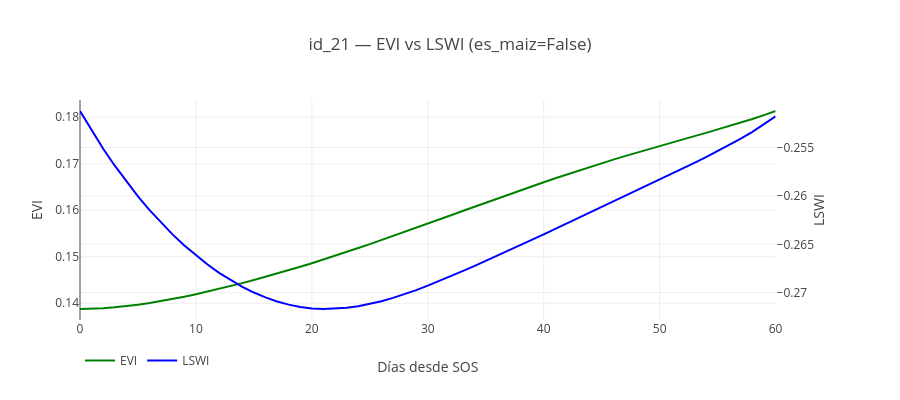
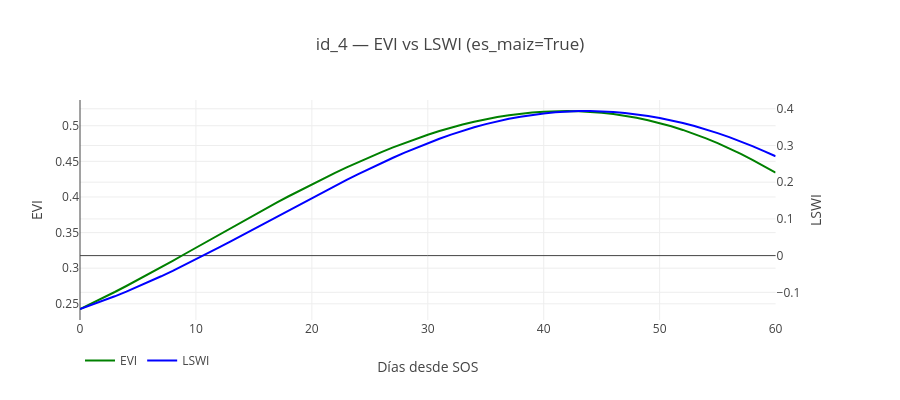
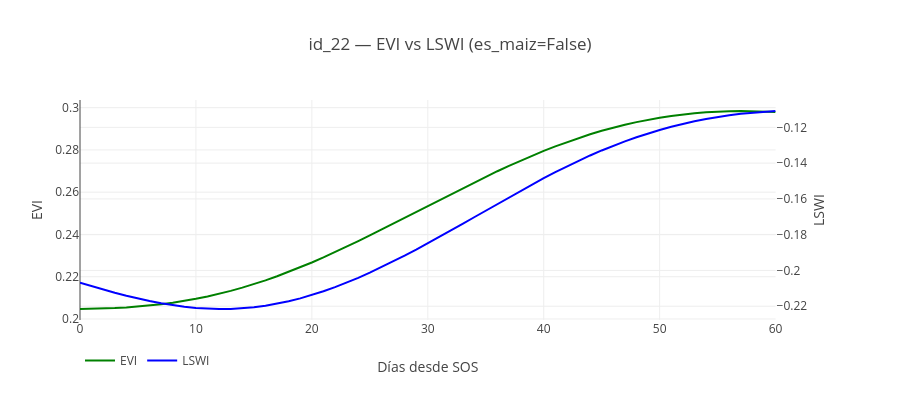

Notebook code for these charts, in order:
### Code cell
# Celda — Graficar EVI y LSWI de id_21 (y contraste rápido con un maíz típico y otro no-maíz "fácil")

import plotly.graph_objects as go
from plotly.subplots import make_subplots

def graficar_evi_lswi(id_p, ventana=60):
    fila = df_meta_final[df_meta_final['id_parcela'] == id_p]
    if fila.empty:
        print(f"❌ id_{id_p} no encontrado en df_meta_final")
        return
    idx = fila.index[0]

    serie_evi = matriz_evi_100[idx, :ventana + 1]
    serie_lswi = matriz_lswi_100[idx, :ventana + 1]
    dias = np.arange(ventana + 1)

    fig = make_subplots(specs=[[{"secondary_y": True}]])
    fig.add_trace(go.Scatter(x=dias, y=serie_evi, mode="lines", name="EVI",
                              line=dict(color="green", width=2)), secondary_y=False)
    fig.add_trace(go.Scatter(x=dias, y=serie_lswi, mode="lines", name="LSWI",
                              line=dict(color="blue", width=2)), secondary_y=True)

    es_maiz = fila['es_maiz'].iloc[0]
    fig.update_layout(
        title=f"id_{id_p} — EVI vs LSWI (es_maiz={es_maiz})",
        xaxis_title="Días desde SOS", height=400,
        legend=dict(orientation="h", yanchor="bottom", y=-0.25)
    )
    fig.update_yaxes(title_text="EVI", secondary_y=False)
    fig.update_yaxes(title_text="LSWI", secondary_y=True)
    fig.show()

    # Correlación cruda, para contrastar contra lo ya calculado
    r = np.corrcoef(serie_evi, serie_lswi)[0, 1]
    print(f"id_{id_p}: correlación EVI-LSWI (0-{ventana} días) = {r:.4f}")
    print(f"  EVI  -> min={serie_evi.min():.4f} max={serie_evi.max():.4f}")
    print(f"  LSWI -> min={serie_lswi.min():.4f} max={serie_lswi.max():.4f}")

# El caso a investigar
graficar_evi_lswi(21)

# Contraste: un maíz "típico" (baja distancia Mahalanobis en el LOOCV, ej. id_4) y
# un no-maíz "fácil" de separar (ej. id_22, alta distancia y comportamiento normal de f6)
graficar_evi_lswi(4)
graficar_evi_lswi(22)

### Figure 1 — Plotly figure (JSON) as saved in the notebook; plotly's stock layout.template omitted (floating-point values rounded to 4 significant figures)
{"data": [{"line": {"color": "green", "width": 2}, "mode": "lines", "name": "EVI", "type": "scatter", "x": [0, 1, 2, 3, 4, 5, 6, 7, 8, 9, 10, 11, 12, 13, 14, 15, 16, 17, 18, 19, 20, 21, 22, 23, 24, 25, 26, 27, 28, 29, 30, 31, 32, 33, 34, 35, 36, 37, 38, 39, 40, 41, 42, 43, 44, 45, 46, 47, 48, 49, 50, 51, 52, 53, 54, 55, 56, 57, 58, 59, 60], "xaxis": "x", "y": [0.1388, 0.1388, 0.1389, 0.1391, 0.1394, 0.1397, 0.1401, 0.1405, 0.1409, 0.1414, 0.1419, 0.1425, 0.1431, 0.1437, 0.1443, 0.145, 0.1457, 0.1464, 0.1471, 0.1478, 0.1486, 0.1494, 0.1502, 0.151, 0.1519, 0.1527, 0.1536, 0.1545, 0.1553, 0.1562, 0.1571, 0.158, 0.1589, 0.1598, 0.1607, 0.1616, 0.1625, 0.1634, 0.1643, 0.1652, 0.166, 0.1669, 0.1677, 0.1685, 0.1693, 0.1701, 0.1709, 0.1716, 0.1724, 0.1731, 0.1738, 0.1745, 0.1752, 0.1759, 0.1766, 0.1773, 0.1781, 0.1788, 0.1796, 0.1804, 0.1813], "yaxis": "y"}, {"line": {"color": "blue", "width": 2}, "mode": "lines", "name": "LSWI", "type": "scatter", "x": [0, 1, 2, 3, 4, 5, 6, 7, 8, 9, 10, 11, 12, 13, 14, 15, 16, 17, 18, 19, 20, 21, 22, 23, 24, 25, 26, 27, 28, 29, 30, 31, 32, 33, 34, 35, 36, 37, 38, 39, 40, 41, 42, 43, 44, 45, 46, 47, 48, 49, 50, 51, 52, 53, 54, 55, 56, 57, 58, 59, 60], "xaxis": "x", "y": [-0.2512, -0.2532, -0.2551, -0.2569, -0.2585, -0.26, -0.2615, -0.2628, -0.264, -0.2651, -0.2662, -0.2671, -0.2679, -0.2687, -0.2694, -0.27, -0.2705, -0.2709, -0.2712, -0.2715, -0.2716, -0.2717, -0.2717, -0.2716, -0.2714, -0.2712, -0.2709, -0.2705, -0.2702, -0.2697, -0.2693, -0.2688, -0.2683, -0.2678, -0.2673, -0.2667, -0.2662, -0.2656, -0.2651, -0.2645, -0.264, -0.2634, -0.2629, -0.2623, -0.2617, -0.2612, -0.2606, -0.26, -0.2595, -0.2589, -0.2583, -0.2577, -0.2572, -0.2566, -0.256, -0.2554, -0.2548, -0.2541, -0.2534, -0.2526, -0.2518], "yaxis": "y2"}], "layout": {"height": 400, "legend": {"orientation": "h", "y": -0.25, "yanchor": "bottom"}, "title": {"text": "id_21 — EVI vs LSWI (es_maiz=False)"}, "xaxis": {"anchor": "y", "domain": [0, 0.94], "title": {"text": "Días desde SOS"}}, "yaxis": {"anchor": "x", "domain": [0, 1], "title": {"text": "EVI"}}, "yaxis2": {"anchor": "x", "overlaying": "y", "side": "right", "title": {"text": "LSWI"}}}}

### Figure 2 — Plotly figure (JSON) as saved in the notebook; plotly's stock layout.template omitted (floating-point values rounded to 4 significant figures)
{"data": [{"line": {"color": "green", "width": 2}, "mode": "lines", "name": "EVI", "type": "scatter", "x": [0, 1, 2, 3, 4, 5, 6, 7, 8, 9, 10, 11, 12, 13, 14, 15, 16, 17, 18, 19, 20, 21, 22, 23, 24, 25, 26, 27, 28, 29, 30, 31, 32, 33, 34, 35, 36, 37, 38, 39, 40, 41, 42, 43, 44, 45, 46, 47, 48, 49, 50, 51, 52, 53, 54, 55, 56, 57, 58, 59, 60], "xaxis": "x", "y": [0.2427, 0.2504, 0.2584, 0.2666, 0.275, 0.2836, 0.2924, 0.3014, 0.3104, 0.3196, 0.3288, 0.338, 0.3472, 0.3564, 0.3656, 0.3746, 0.3835, 0.3923, 0.401, 0.4095, 0.4178, 0.426, 0.4339, 0.4416, 0.449, 0.4562, 0.463, 0.4696, 0.4759, 0.4818, 0.4873, 0.4925, 0.4973, 0.5017, 0.5056, 0.5091, 0.5122, 0.5148, 0.5169, 0.5186, 0.5198, 0.5205, 0.5207, 0.5204, 0.5196, 0.5183, 0.5164, 0.5141, 0.5112, 0.5077, 0.5037, 0.4992, 0.4941, 0.4885, 0.4823, 0.4755, 0.4683, 0.4605, 0.4522, 0.4435, 0.4343], "yaxis": "y"}, {"line": {"color": "blue", "width": 2}, "mode": "lines", "name": "LSWI", "type": "scatter", "x": [0, 1, 2, 3, 4, 5, 6, 7, 8, 9, 10, 11, 12, 13, 14, 15, 16, 17, 18, 19, 20, 21, 22, 23, 24, 25, 26, 27, 28, 29, 30, 31, 32, 33, 34, 35, 36, 37, 38, 39, 40, 41, 42, 43, 44, 45, 46, 47, 48, 49, 50, 51, 52, 53, 54, 55, 56, 57, 58, 59, 60], "xaxis": "x", "y": [-0.1454, -0.1346, -0.123, -0.1109, -0.09807, -0.08469, -0.07076, -0.05631, -0.04139, -0.02603, -0.01028, 0.005818, 0.0222, 0.03881, 0.0556, 0.0725, 0.08948, 0.1065, 0.1234, 0.1403, 0.1571, 0.1737, 0.19, 0.2061, 0.2218, 0.2372, 0.2521, 0.2666, 0.2805, 0.2938, 0.3065, 0.3184, 0.3296, 0.34, 0.3496, 0.3582, 0.3659, 0.3727, 0.3786, 0.3835, 0.3875, 0.3906, 0.3927, 0.3938, 0.394, 0.3932, 0.3915, 0.3888, 0.3851, 0.3805, 0.375, 0.3686, 0.3612, 0.3529, 0.3437, 0.3337, 0.3227, 0.3109, 0.2983, 0.2849, 0.2706], "yaxis": "y2"}], "layout": {"height": 400, "legend": {"orientation": "h", "y": -0.25, "yanchor": "bottom"}, "title": {"text": "id_4 — EVI vs LSWI (es_maiz=True)"}, "xaxis": {"anchor": "y", "domain": [0, 0.94], "title": {"text": "Días desde SOS"}}, "yaxis": {"anchor": "x", "domain": [0, 1], "title": {"text": "EVI"}}, "yaxis2": {"anchor": "x", "overlaying": "y", "side": "right", "title": {"text": "LSWI"}}}}

### Figure 3 — Plotly figure (JSON) as saved in the notebook; plotly's stock layout.template omitted (floating-point values rounded to 4 significant figures)
{"data": [{"line": {"color": "green", "width": 2}, "mode": "lines", "name": "EVI", "type": "scatter", "x": [0, 1, 2, 3, 4, 5, 6, 7, 8, 9, 10, 11, 12, 13, 14, 15, 16, 17, 18, 19, 20, 21, 22, 23, 24, 25, 26, 27, 28, 29, 30, 31, 32, 33, 34, 35, 36, 37, 38, 39, 40, 41, 42, 43, 44, 45, 46, 47, 48, 49, 50, 51, 52, 53, 54, 55, 56, 57, 58, 59, 60], "xaxis": "x", "y": [0.2047, 0.2048, 0.2049, 0.2052, 0.2055, 0.2059, 0.2064, 0.207, 0.2077, 0.2086, 0.2096, 0.2107, 0.2119, 0.2133, 0.2148, 0.2165, 0.2183, 0.2202, 0.2223, 0.2244, 0.2267, 0.2291, 0.2316, 0.2342, 0.2368, 0.2396, 0.2423, 0.2451, 0.2479, 0.2507, 0.2535, 0.2563, 0.2591, 0.2619, 0.2646, 0.2673, 0.2699, 0.2725, 0.2749, 0.2773, 0.2795, 0.2817, 0.2837, 0.2856, 0.2874, 0.289, 0.2905, 0.2919, 0.2931, 0.2942, 0.2952, 0.296, 0.2968, 0.2973, 0.2978, 0.2981, 0.2983, 0.2984, 0.2984, 0.2982, 0.2979], "yaxis": "y"}, {"line": {"color": "blue", "width": 2}, "mode": "lines", "name": "LSWI", "type": "scatter", "x": [0, 1, 2, 3, 4, 5, 6, 7, 8, 9, 10, 11, 12, 13, 14, 15, 16, 17, 18, 19, 20, 21, 22, 23, 24, 25, 26, 27, 28, 29, 30, 31, 32, 33, 34, 35, 36, 37, 38, 39, 40, 41, 42, 43, 44, 45, 46, 47, 48, 49, 50, 51, 52, 53, 54, 55, 56, 57, 58, 59, 60], "xaxis": "x", "y": [-0.2069, -0.2088, -0.2107, -0.2125, -0.2142, -0.2157, -0.2171, -0.2184, -0.2194, -0.2203, -0.221, -0.2214, -0.2216, -0.2215, -0.2212, -0.2206, -0.2197, -0.2186, -0.2172, -0.2156, -0.2138, -0.2117, -0.2093, -0.2068, -0.2041, -0.2012, -0.1982, -0.195, -0.1917, -0.1883, -0.1849, -0.1813, -0.1776, -0.174, -0.1703, -0.1665, -0.1628, -0.1591, -0.1555, -0.1519, -0.1484, -0.145, -0.1418, -0.1387, -0.1357, -0.1329, -0.1303, -0.1278, -0.1255, -0.1234, -0.1215, -0.1197, -0.1181, -0.1166, -0.1153, -0.1142, -0.1132, -0.1124, -0.1118, -0.1112, -0.1108], "yaxis": "y2"}], "layout": {"height": 400, "legend": {"orientation": "h", "y": -0.25, "yanchor": "bottom"}, "title": {"text": "id_22 — EVI vs LSWI (es_maiz=False)"}, "xaxis": {"anchor": "y", "domain": [0, 0.94], "title": {"text": "Días desde SOS"}}, "yaxis": {"anchor": "x", "domain": [0, 1], "title": {"text": "EVI"}}, "yaxis2": {"anchor": "x", "overlaying": "y", "side": "right", "title": {"text": "LSWI"}}}}
